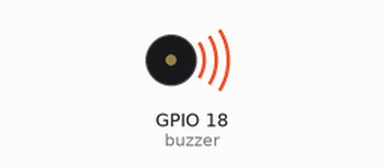
This program was run on a simulated Raspberry Pi (BCM pin numbers). Shown: buzzer (waves = sounding). At 32.0 s the program stops and its outputs stay as they are.

Above: at 0.1 s.
At 32.0 s:
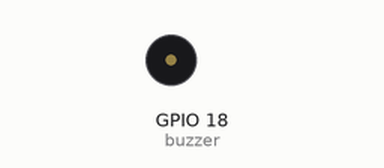
Timing chart, 0 to 33.5 s (numbered marks = the images above):
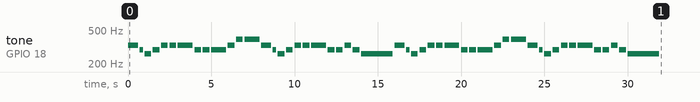

Measured:
- by itself, tone on GPIO 18 (buzzer): plays 330 Hz for 0.60 s, 294 Hz for 0.20 s, 262 Hz for 0.40 s, 294 Hz for 0.40 s, 330 Hz for 0.40 s, 330 Hz for 0.40 s … (50 notes in this stretch)

The program:

buzzer12.py
```python
import RPi.GPIO as GPIO
import time
buzzer =18
freq=[523,587,659,698,784,880,988,1047]
freq2=[1047,1175,1319,1397,1568,1760,1976,2093]
GPIO.setmode(GPIO.BCM)
GPIO.setup(buzzer,GPIO.OUT)


pwm=GPIO.PWM(buzzer,1.0)
pwm.start(10.0)
def delay():
    pwm.stop()
    time.sleep(0.1)
    pwm.start(10.0)
def do1(sec):
    pwm.ChangeFrequency(262)
    time.sleep(sec)
    delay()
def do2(sec):
    pwm.ChangeFrequency(523)
    time.sleep(sec)
    delay()
def do3(sec):
    pwm.ChangeFrequency(1047)
    time.sleep(sec)
    delay()
def re1(sec):
    pwm.ChangeFrequency(294)
    time.sleep(sec)
    delay()
def re2(sec):
    pwm.ChangeFrequency(587)
    time.sleep(sec)
    delay()
def re3(sec):
    pwm.ChangeFrequency(1175)
    time.sleep(sec)
    delay()
def mi1(sec):
    pwm.ChangeFrequency(330)
    time.sleep(sec)
    delay()
def mi2(sec):
    pwm.ChangeFrequency(659)
    time.sleep(sec)
    delay()
def mi3(sec):
    pwm.ChangeFrequency(1319)
    time.sleep(sec)
    delay()
def fa1(sec):
    pwm.ChangeFrequency(349)
    time.sleep(sec)
    delay()
def fa2(sec):
    pwm.ChangeFrequency(699)
    time.sleep(sec)
    delay()
def fa3(sec):
    pwm.ChangeFrequency(1397)
    time.sleep(sec)
    delay()
def sol1(sec):
    pwm.ChangeFrequency(392)
    time.sleep(sec)
    delay()
def sol2(sec):
    pwm.ChangeFrequency(784)
    time.sleep(sec)
    delay()
def sol3(sec):
    pwm.ChangeFrequency(1568)
    time.sleep(sec)
    delay()
def ra1(sec):
    pwm.ChangeFrequency(440)
    time.sleep(sec)
    delay()
def ra2(sec):
    pwm.ChangeFrequency(880)
    time.sleep(sec)
    delay()
def ra3(sec):
    pwm.ChangeFrequency(1760)
    time.sleep(sec)
    delay()
def si1(sec):
    pwm.ChangeFrequency(494)
    time.sleep(sec)
    delay()
def si2(sec):
    pwm.ChangeFrequency(988)
    time.sleep(sec)
    delay()
def si3(sec):
    pwm.ChangeFrequency(1976)
    time.sleep(sec)
    delay()


#1/4
a=0.4
b=0.9
c=1.9


mi1(a+a/2)
re1(a/2)
do1(a)
re1(a)
mi1(a)
mi1(a)
mi1(b)
re1(a)
re1(a)
re1(b)
mi1(a)
sol1(a)
sol1(b)

mi1(a+a/2)
re1(a/2)
do1(a)
re1(a)
mi1(a)
mi1(a)
mi1(b)
re1(a)
re1(a)
mi1(a)
re1(a)
do1(c)

mi1(a+a/2)
re1(a/2)
do1(a)
re1(a)
mi1(a)
mi1(a)
mi1(b)
re1(a)
re1(a)
re1(b)
mi1(a)
sol1(a)
sol1(b)

mi1(a+a/2)
re1(a/2)
do1(a)
re1(a)
mi1(a)
mi1(a)
mi1(b)
re1(a)
re1(a)
mi1(a)
re1(a)
do1(c)

pwm.stop()
GPIO.cleanup()
```
